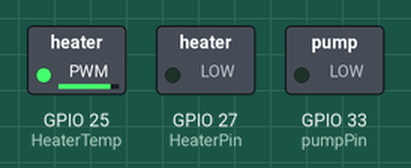
Simulated run of this program. Board: ESP32. Parts: switched loads named in the program (green lamp = pin HIGH).

Above: at 0.1 s.
Timing chart, 0 to 1.6 s (numbered marks = the images above):
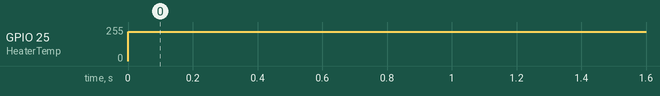

Measured:
- by itself, GPIO 25 (HeaterTemp): 0/255 → 220/255 at 0.00 s

The program:

main.cpp
```cpp
#include <Arduino.h>
#include "uFire_SHT20.h"
#include "Wire.h"
#include <Adafruit_ADS1X15.h>
#include <SPI.h>

Adafruit_ADS1015 ads;
uFire_SHT20 sht20;


#define pumpChannel   26
#define HeaterTemp    25

const int pumpPin   = 33;
const int HeaterPin = 27;  // 16 corresponds to GPIO16

// setting PWM properties
const int freq = 5000;
const int ledChannel = 0;
const int resolution = 8;

void pinSetup(){
  pinMode(HeaterTemp, OUTPUT);


    // configure LED PWM functionalitites
  ledcSetup(ledChannel, freq, resolution);
  ledcSetup(1, freq, resolution);
  // attach the channel to the GPIO to be controlled
  ledcAttachPin(HeaterPin, ledChannel);  // 0channel
  ledcAttachPin(pumpPin, 1);
}

void analogSetup(){
  dacWrite(pumpChannel, 255);

}


void setup() {
  // put your setup code here, to run once:
  Wire.begin();
  sht20.begin();
  pinSetup();

  if (!ads.begin()) {
    Serial.println("Failed to initialize ADS.");
  while (1);
  }

}

void loop() {
  // put your main code here, to run repeatedly:

  // float H = sht20.humidity();  //humidity test
  // printf("%.1f\n", H);

  ledcWrite(0,0);  //pump test

  dacWrite(HeaterTemp,220);

  ledcWrite(1, 0);

  // float adc0, adc1, adc2, adc3;   //ADS

  // adc0 = ads.readADC_SingleEnded(0);
  // adc1 = ads.readADC_SingleEnded(1);
  // adc2 = ads.readADC_SingleEnded(2);
  // adc3 = ads.readADC_SingleEnded(3);

  // printf("%.1f\n",adc0);
  // printf("%.1f\n",adc1);
  // printf("%.1f\n",adc2);
  // printf("%.1f\n",adc3);

  // delay(1000);


}
```
